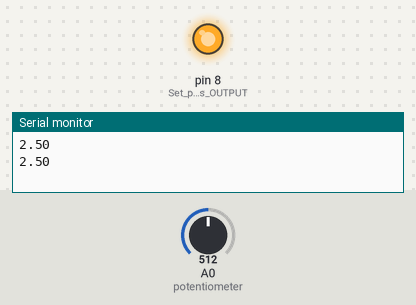
Recording of a sketch running on a simulated Arduino Uno, built with avr-gcc and run on an emulated ATmega328P. Parts: output pins drawn as LEDs (lit = HIGH), the last lines printed to the serial monitor. The inputs (shaded band) are chosen by the test bench; at power-on: A0 (potentiometer) = 512.

Above: at 1.8 s.
1.9 s: A0 (potentiometer) set to 423
3.4 s: A0 (potentiometer) set to 393
At 4.7 s:
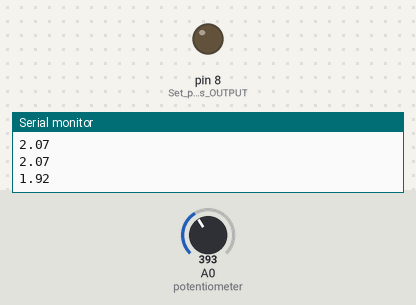
5.5 s: A0 (potentiometer) set to 511
At 7.2 s:
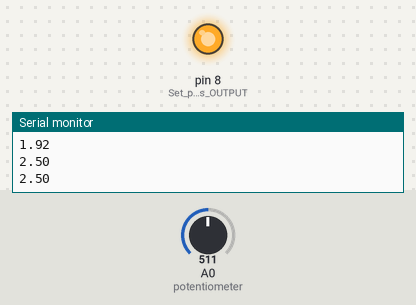
7.5 s: A0 (potentiometer) set to 306
At 9.0 s:
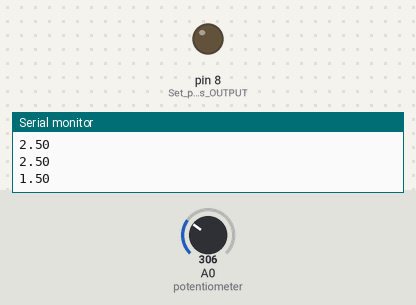
Timing chart, 0 to 10.5 s (numbered marks = the images above; inputs shaded):
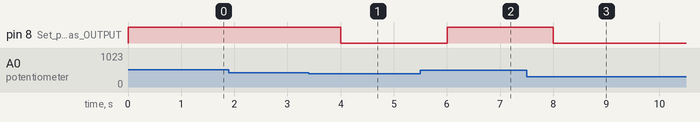

The sketch:

Potentiometer_Diode.ino
```cpp
void setup() {
  // put your setup code here, to run once:
  Serial.begin(9600); // Set Serial read to 9600 baud
  pinMode(8, OUTPUT); // Set pin 8 as OUTPUT
}

void loop() {
  // put your main code here, to run repeatedly:
  float potentiometerValue = analogRead(A0);  // Read value from potentiometer
  float voltage = potentiometerValue * 5.0 / 1023.0;  // Convert to voltage
  Serial.println(voltage);  // Print value

  if (voltage >= 2.0) {
    digitalWrite(8, HIGH);  // Turn on diode
  } else {
    digitalWrite(8, LOW);   // Turn off diode
  }
    delay(1000);
}
```

Measured:
- the behaviour switches between 410 and 409 on A0 (potentiometer) (found by bisection; images 0 and 1)
- after the input at 3.4 s, pin 8 (Set_pin_8_as_OUTPUT): HIGH → LOW after 0.60 s
- after the input at 5.5 s, pin 8 (Set_pin_8_as_OUTPUT): LOW → HIGH after 0.50 s
- after the input at 7.5 s, pin 8 (Set_pin_8_as_OUTPUT): HIGH → LOW after 0.50 s
